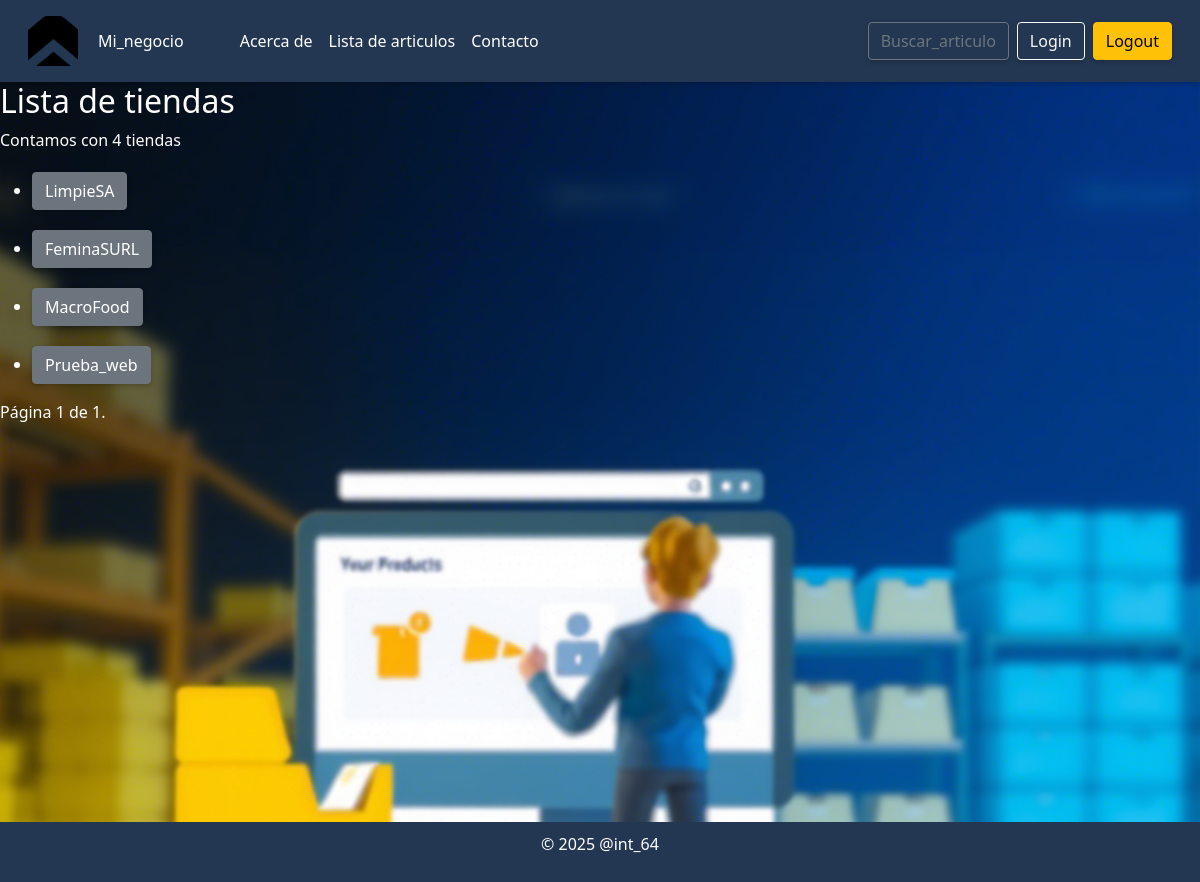
/Mi_negocio/listar_tiendas/, run on an earlier commit of the app's database.
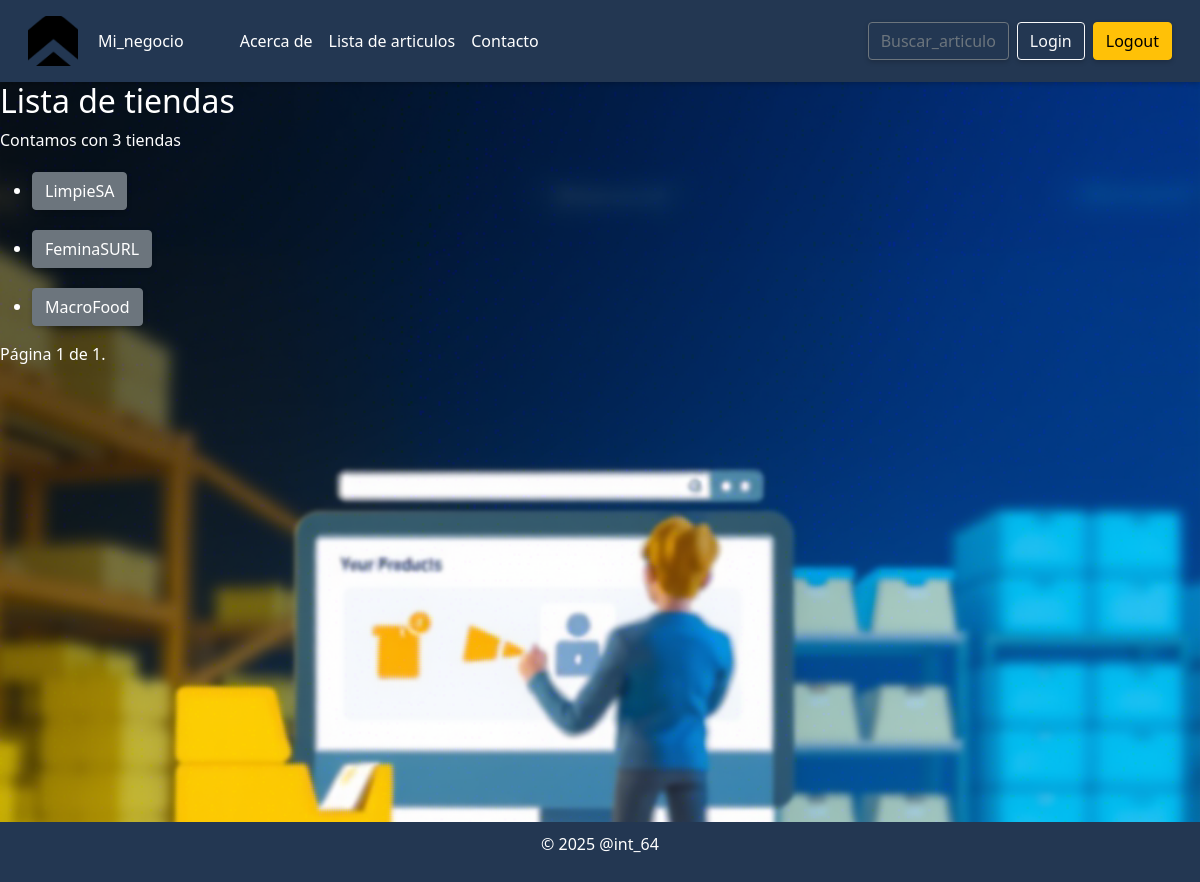
And on a later commit of the database.
### Mi_negocio/models.py (models this page shows, shortened)
class Tienda(models.Model):
    nombre=models.CharField(max_length=64)
    direccion=models.TextField(max_length=200)
    telefono=models.CharField(max_length=12)
    propietario = models.ForeignKey(User, on_delete=models.CASCADE)
    correo=models.EmailField()

### Mi_negocio/views.py (the view)
# urls.py: path('listar_tiendas/', views.listar_tiendas, name='listar_tiendas'),
def listar_tiendas(request):
    tiendas = Tienda.objects.all()
    paginator= Paginator(tiendas,10)
    page_number = request.GET.get('page')
    try:
        page_obj = paginator.get_page(page_number)
    except PageNotAnInteger:
        page_obj = paginator.get_page(1)
    except EmptyPage:
        page_obj = paginator.get_page(paginator.num_pages)
    return render(request, 'Mi_negocio/listar_tiendas.html', {
        'page_obj': page_obj,
        'cantidad':tiendas.count })

### Mi_negocio/templates/Mi_negocio/listar_tiendas.html (shortened to what this page needs)
{% extends 'Mi_negocio/layout.html' %}
{% block body %}
<div class="blanco">
    <h2 class=" ">Lista de tiendas</h2>
    <p>Contamos con {{cantidad}} tiendas</p>
    <ul>
        {% for tienda in page_obj %}
            <li style="margin-top: 20px;">
                <a class="enlace-negro" href="{% url 'ver_tienda' tienda_name=tienda.nombre %}"><button class="btn btn-secondary "><div class="enlace-negro">{{ tienda.nombre }}</div></button></a>
            </li>
        {% endfor %}
    </ul>
    <div class="pagination">
        <span class="step-links">
            <span class="current">
                Página {{ page_obj.number }} de {{ page_obj.paginator.num_pages }}.
            </span>
        </span>
    </div>
</div>
{% endblock %}

### Mi_negocio/templates/Mi_negocio/layout.html (shortened to what this page needs)
{% load static %}
<!DOCTYPE html>
<html lang="es">
<head>
    <link rel="stylesheet" href="{% static 'Mi_negocio/style.css' %}">
    <link href="https://cdn.jsdelivr.net/npm/bootstrap@5.0.0-beta1/dist/css/bootstrap.min.css" rel="stylesheet">
    <link rel="stylesheet" href="https://cdnjs.cloudflare.com/ajax/libs/font-awesome/6.7.2/css/v5-font-face.min.css" />
</head>
<body >
<header class="p-3 text-bg-dark">
    <div class="container-fluid flex-wrap">
    <div class="row align-items-center">
      <div class="d-flex flex-wrap align-items-center justify-content-center justify-content-lg-start">
        <a href="/" class="d-flex align-items-center mb-2 mb-lg-0 text-white text-decoration-none">
        <img src="{% static 'Mi_negocio/logo.png' %}" alt="Logo de la empresa" class="logo">
          Mi_negocio<svg class="bi me-2" width="40" height="32" role="img" aria-label="Bootstrap"><use xlink:href="#bootstrap"></use></svg>
        </a>
        <ul class="nav col-12 col-lg-auto me-lg-auto mb-2 justify-content-center mb-md-0">
            <li><a href="#" class="nav-link px-2 text-white">Acerca de</a></li>
            <li><a href="{% url 'lista_articulos'%}" class="nav-link px-2 text-white">Lista de articulos</a></li>
            <li><a href="https://github.com/carlosr301101" class="nav-link px-2 text-white">Contacto</a></li>
        </ul>
        <div class="text-end">
            <ul class="nav col-12 col-lg-auto me-lg-auto mb-2 justify-content-center mb-md-0">
                <a class="enlace-negro" href="{%url 'buscar_articulo' %}">
                    <button type="submit"  class="btn btn-outline-secondary me-2" >Buscar_articulo</button>
                </a>
                <a class="enlace-negro" href="{%url 'login' %}">
                <button type="submit"  class="btn btn-outline-light me-2" >Login</button>
             </a>
            <form action="{% url 'logout' %}" method="post">
          <button type="submit" class="btn btn-warning">Logout</button>
         </form>
        </ul>
        </div>
      </div>
    </div>
    </div>
  </header>
    <div class="container-flex ">
      <div>
        {% block body %}
        {% endblock body %}
      </div>
      </div>
    <footer >
        <p>&copy; 2025 @int_64</p>
    </footer>
</body>
</html>

### Mi_negocio/static/Mi_negocio/style.css (style rules this page uses)
.logo { height: 50px; margin-right: 20px; }
header { top: 0; left: 0; width: 100%; background-color: #233752; color: white; padding: 10px 0; z-index: 1000; box-shadow: 0 2px 5px rgba(0, 0, 0, 0.2); }
body { background-color: #f0f0f0; background-image: url("../../static/Mi_negocio/background.png"); background-repeat: no-repeat; background-size: cover; background-position: center; margin: 0; font-family: Arial, sans-serif; }
.blanco { color: rgb(255, 255, 255); }
.btn { box-shadow: 0 2px 5px rgba(0, 0, 0, 0.2); color: rgb(255, 255, 255); }
.enlace-negro { color: rgb(255, 255, 255); text-decoration: none; }
footer { position: fixed; bottom: 0; left: 0; width: 100%; color: white; text-align: center; padding: 10px 0; text-align: center; padding: 10px; background-color: #233752; margin-top: 50; }
.container-flex { display: flex; flex-direction: column; min-height: 100vh; padding-bottom: 40px; }

What changed in the data, as far as the page shows it:
removed Tienda: nombre "Prueba_web"
Also different on the page:
{{ cantidad }}: "4" → "3"
